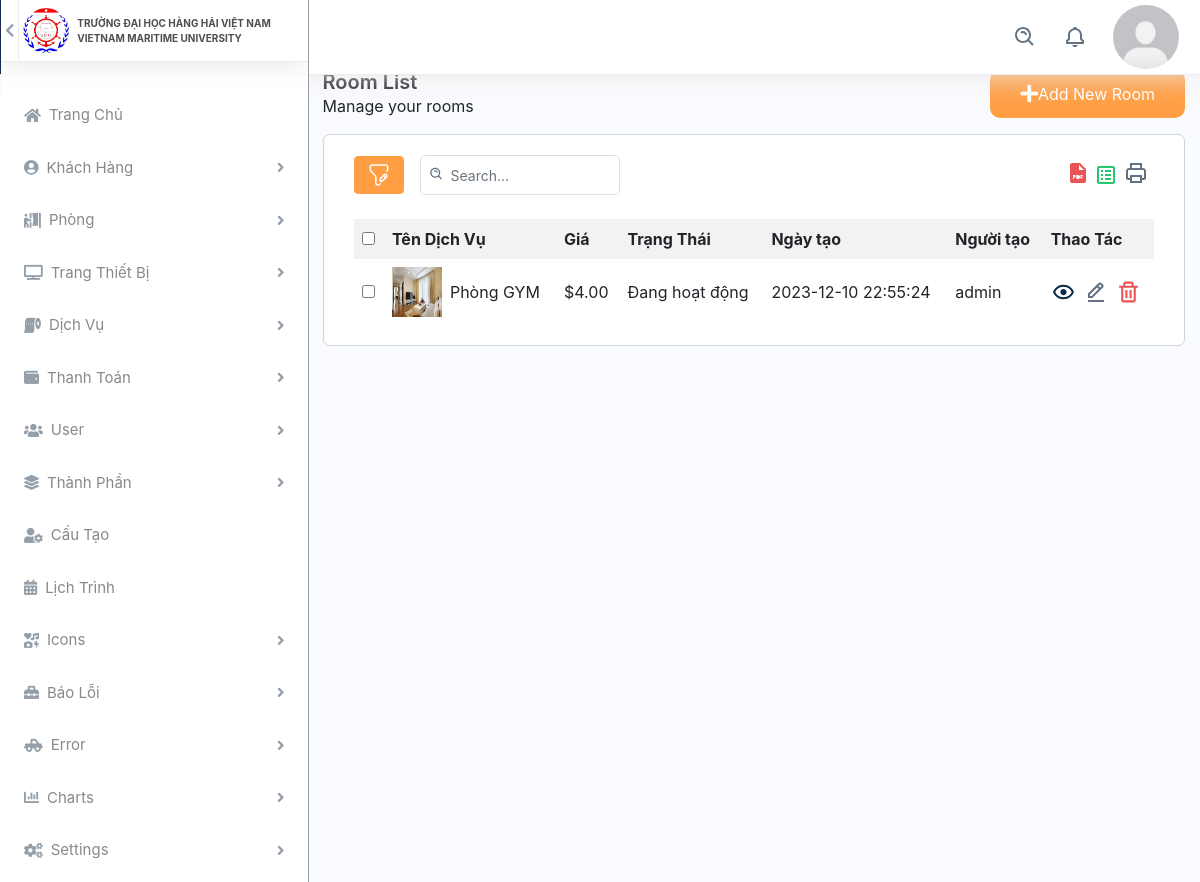
Page /back_end/list-dv.php (signed in) on the earlier database version.
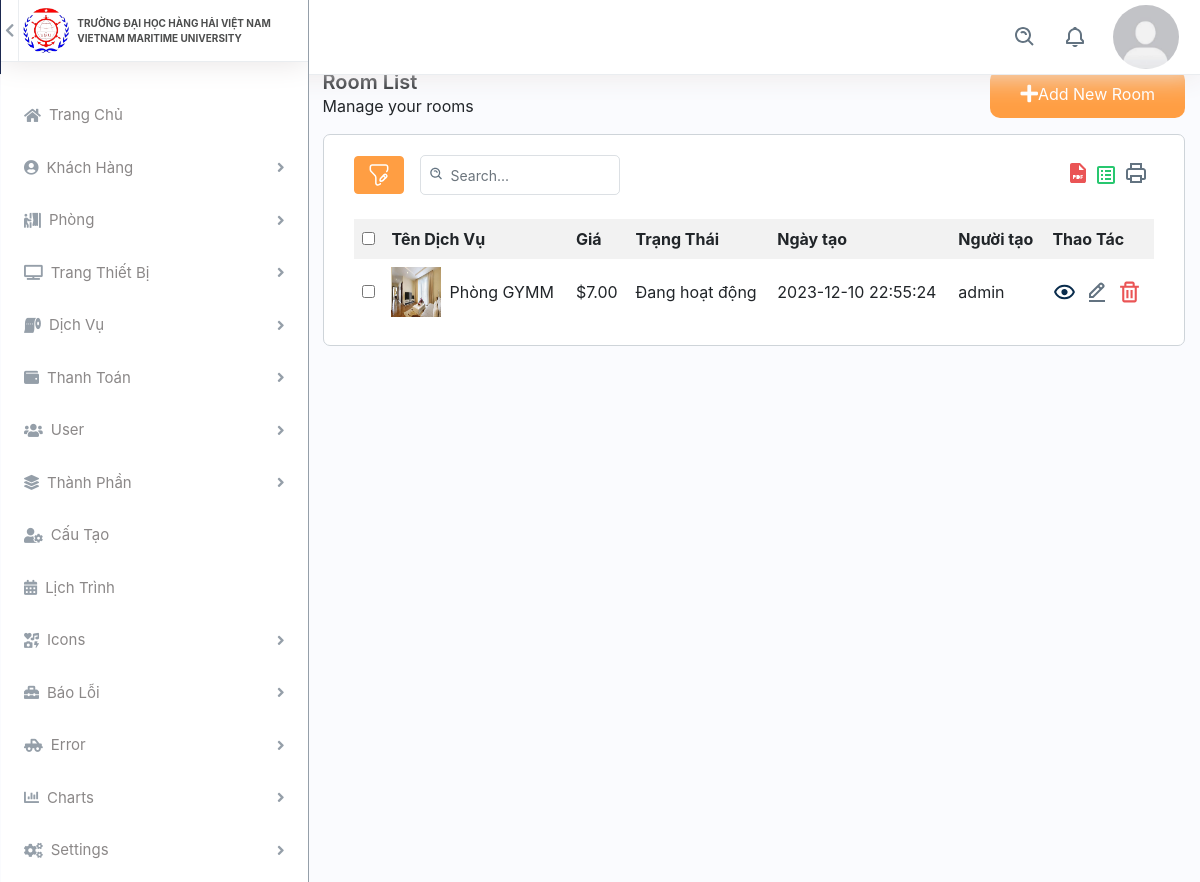
Same page on the later database version.
### tables this page shows
CREATE TABLE `dichvu` (
  `id` int(11) NOT NULL,
  `ten_dv` varchar(255) NOT NULL,
  `gia` decimal(10,2) NOT NULL,
  `trangthai` varchar(255) NOT NULL,
  `ngaytao` datetime DEFAULT current_timestamp(),
  `nguoitao` varchar(255) NOT NULL,
  `anh` varchar(255) NOT NULL
);

### config/database.php (called while the page is built, shortened)
<?php
class Database {
    private $host = servername;
    private $user = username;
    private $password = password;
    private $dbname = dbname;
    private $link;
    private function connectDB() {
        $this->link = new mysqli($this->host, $this->user, $this->password, $this->dbname);
    }
    public function select($query) {
        $result = $this->link->query($query) or die($this->link->error . __LINE__);
        if ($result->num_rows > 0) {
            return $result;
        } else {
            return false;
        }
    }
}
?>

### back_end/list-dv.php (the view, shortened to what the rows shown need)
<?php
if(empty($_SESSION['username'])){
    var_dump($_SESSION['username']);
    header("location: dang_nhap.html");
} else{ ?>
    <?php
    include 'header.php';
    include 'side-bar.php';
    ?>
        <div class="col-md-9">
            <div class="col-12 container-content">
                <div class="content-add-room col-12">
                    <?php
                    include '../config/database.php';
                    ?>
                    <div id="contents">
                        <?php
                        $db = new Database();
                        $sql = "SELECT * FROM dichvu";
                        $result = $db->select($sql);
                        ?>
                        <?php if ($result->num_rows > 0) { ?>
                            <table class="table-data">
                                <tr>
                                    <th>
                                        <input type="checkbox" name="check_all">
                                    </th>
                                    <th>Tên Dịch Vụ</th>
                                    <th>Giá</th>
                                    <th>Trạng Thái</th>
                                    <th>Ngày tạo</th>
                                    <th>Người tạo</th>
                                    <th>Thao Tác</th>
                                </tr>
                                <?php while ($row = $result->fetch_assoc()) { ?>
                                    <tr>
                                        <td><input type="checkbox" name="check_daughter"></td>
                                        <td class="d-flex align-items-center"><img class="img-fluid img-responsive mr-2" height="10" width="10" src="../assets/img/<?php echo $row['anh']; ?>" alt="Dich vu ki tuc xa"> <?php echo $row['ten_dv']; ?></td>
                                        <td><span>$</span><?php echo $row['gia']; ?></td>
                                        <td><?php echo $row['trangthai']; ?></td>
                                        <td><?php echo $row['ngaytao']; ?></td>
                                        <td><?php echo $row['nguoitao'] ?></td>
                                        <td class="d-flex thao-tac">
                                            <a class="me-3" href="../front_end/dichvu-detail.php?id=<?php echo $row['id'];?>">
                                                <img src="../assets/img/eye.svg" alt="img" class="img-fluid">
                                            </a>
                                            <a class="me-3" href="sua-dv.php?id=<?php echo $row['id']; ?>">
                                                <img src="../assets/img/edit.svg" alt="img" class="img-fluid icon-edit">
                                            </a>
                                            <a class="confirm-text" href="xoa-dv.php?id=<?php echo $row['id']; ?>">
                                                <img src="../assets/img/delete.svg" alt="img" class="img-fluid">
                                            </a>
                                        </td>
                                    </tr>
                                <?php } ?>
                            </table>
                        <?php } else {
                            echo "Không có dữ liệu.";
                        } ?>
                    </div>
                </div>
            </div>
        </div>
    </div>
    </body>
    </html>
<?php } ?>

Differences in the rows shown:
changed dichvu "Đang hoạt động": ten_dv "Phòng GYM" → "Phòng GYMM"; gia "4.00" → "7.00"
